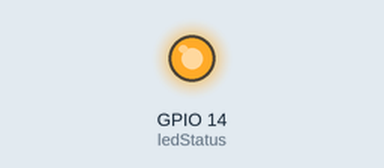
Simulated run of this sketch. Board: ESP8266 (NodeMCU). On the bench: output pins drawn as LEDs (lit = HIGH). WiFi joins after 1.5 s; servers stay silent unless stated; no MQTT or app messages arrive unless stated; what the sketch prints to the serial monitor is not drawn. At 3.6 s the program puts the board to deep sleep or switches it off; the recording ends there.

Above: at 0.1 s.
At 1.6 s:
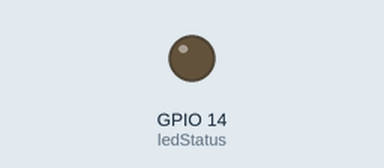
Timing chart, 0 to 3.6 s (numbered marks = the images above):
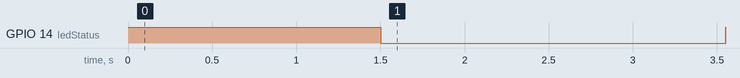

The sketch:

onlyPub.ino
```cpp
#include <ESP8266WiFi.h>
#include <PubSubClient.h>

const char* ssid = "FIL TPLink 1";
const char* password = "filtplink1111";
const char* mqttServer = "192.168.0.101";
const int mqttPort=1883;
const char* mqttUser="fillab";
const char* mqttPassword="cyangit";

const int ledStatus = 14;

WiFiClient espClient;
PubSubClient client(espClient);

int hum;
String msg;
String macAdd;

void getHum()
{
  hum = analogRead(A0);
  hum = map(hum,0,1023,100,0);
  msg = "{\"mac\":\""+macAdd+"\",\"param\":{\"hum\":"+hum+"}}";
  int len = msg.length();
  char charBuf[len+1];
  msg.toCharArray(charBuf, len+1);
}
void reconnect()
{
    while(!client.connected())
  {
    Serial.println("Connecting to MQTT...");
    if (client.connect("ESP8266Client",mqttUser,mqttPassword))
    {
      Serial.println("Connected!!!");
    }
    else
    {
      Serial.print("failed with state ");
      Serial.print(client.state());
      delay(2000);
    }
  }
}
void setupWifi()
{
  WiFi.begin(ssid,password);
  while (WiFi.status() != WL_CONNECTED) {
    delay(500);
    Serial.print(".");
  }
  digitalWrite(ledStatus,LOW);
  Serial.println("Connected to Wifi!!");
  macAdd= WiFi.macAddress();

  client.setServer(mqttServer,mqttPort);
}
void setup()
{
  pinMode(ledStatus,OUTPUT);
  digitalWrite(ledStatus,HIGH);
  Serial.begin(115200);
  Serial.setTimeout(2000);

  while(!Serial) { }
  setupWifi();
  reconnect();

  hum = analogRead(A0);
  hum = map(hum,0,1023,100,0);
  msg = "{\"mac\":\""+macAdd+"\",\"param\":{\"hum\":"+hum+"}}";
  int len = msg.length();
  char charBuf[len+1];
  msg.toCharArray(charBuf, len+1);
  client.publish("/data/packet",charBuf);
  delay(2000);
  digitalWrite(ledStatus,HIGH);
  Serial.println("I'm awake, but I'm going into deep sleep mode for 30 seconds");
  ESP.deepSleep(25e6);

}
void loop()
{

}
```

Measured:
- by itself, GPIO 14 (ledStatus): LOW → HIGH at 0.00 s, → LOW 1.5 s later, → HIGH 2.1 s later
